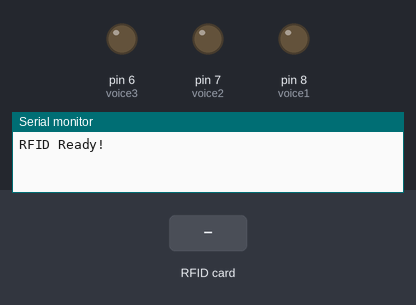
Simulated run of this sketch. Board: Arduino Uno, built with avr-gcc and run on an emulated ATmega328P. Shown: output pins drawn as LEDs (lit = HIGH), the last lines printed to the serial monitor. The test bench sets the inputs (shaded band). Pins used as bus, display or sensor lines are not drawn.

Above: at 1.2 s.
1.3 s: RFID card D3 A7 8E F5 held to the reader
At 2.3 s:
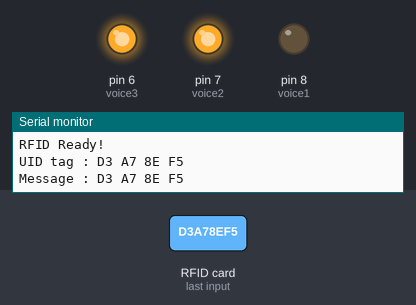
2.8 s: RFID card 40 74 D6 14 held to the reader
At 4.0 s:
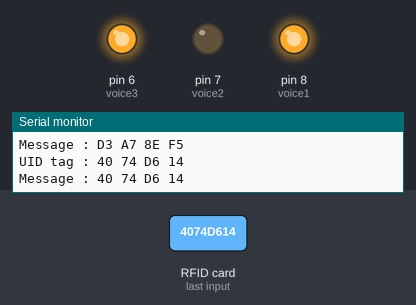
4.8 s: RFID card 5E 7A 19 C4 held to the reader
At 5.7 s:
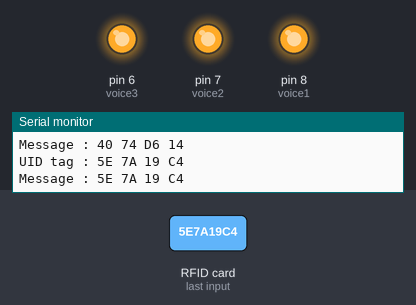
Timing chart, 0 to 7.8 s (numbered marks = the images above; inputs shaded):
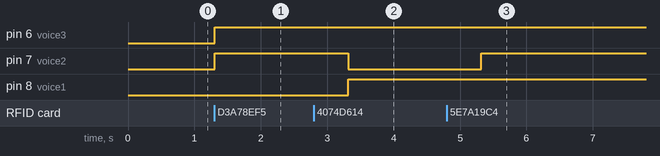

The sketch:

rfid_busstop_monitoring.ino
```cpp
#include <SPI.h>
#include <MFRC522.h>
#include <Wire.h>

#define RST_PIN 9
#define SS_PIN 10

int voice1 = 8;
int voice2 = 7;
int voice3 = 6;


MFRC522 mfrc522(SS_PIN, RST_PIN);

void setup() {
  Serial.begin(9600);
  SPI.begin();
  Wire.begin();
  pinMode(voice1, OUTPUT);
  pinMode(voice2, OUTPUT);
  pinMode(voice3, OUTPUT);


  mfrc522.PCD_Init();
  Serial.println("RFID Ready!");
}

void loop() {
  if (!mfrc522.PICC_IsNewCardPresent()) {
    return;
  }

  if (!mfrc522.PICC_ReadCardSerial()) {
    return;
  }

  Serial.print("UID tag :");
  String content = "";
  for (byte i = 0; i < mfrc522.uid.size; i++) {
     Serial.print(mfrc522.uid.uidByte[i] < 0x10 ? " 0" : " ");
     Serial.print(mfrc522.uid.uidByte[i], HEX);
     content.concat(String(mfrc522.uid.uidByte[i] < 0x10 ? " 0" : " "));
     content.concat(String(mfrc522.uid.uidByte[i], HEX));
  }
  Serial.println();
  Serial.print("Message : ");
  content.toUpperCase();
  Serial.println(content.substring(1));
  if (content.substring(1) == "D3 A7 8E F5")
  {
    digitalWrite(voice1, LOW);
    digitalWrite(voice2, HIGH);
    digitalWrite(voice3, HIGH);
  }
  else if (content.substring(1) == "40 74 D6 14")
  {
    digitalWrite(voice1, HIGH);
    digitalWrite(voice2, LOW);
    digitalWrite(voice3, HIGH);
  }
   else if (content.substring(1) == "30 CB CB 14")
  {
    digitalWrite(voice1, HIGH);
    digitalWrite(voice2, LOW);
    digitalWrite(voice3, HIGH);
  }
 else
  {
    digitalWrite(voice1, HIGH);
    digitalWrite(voice2, HIGH);
    digitalWrite(voice3, HIGH);
  }


  delay(2000);
}
```

Measured:
- after the input at 1.3 s, pin 6 (voice3), pin 7 (voice2): LOW → HIGH at once
- after the input at 2.8 s, pin 7 (voice2): HIGH → LOW after 0.51 s; pin 8 (voice1): LOW → HIGH after 0.51 s
- after the input at 4.8 s, pin 7 (voice2): LOW → HIGH after 0.52 s
